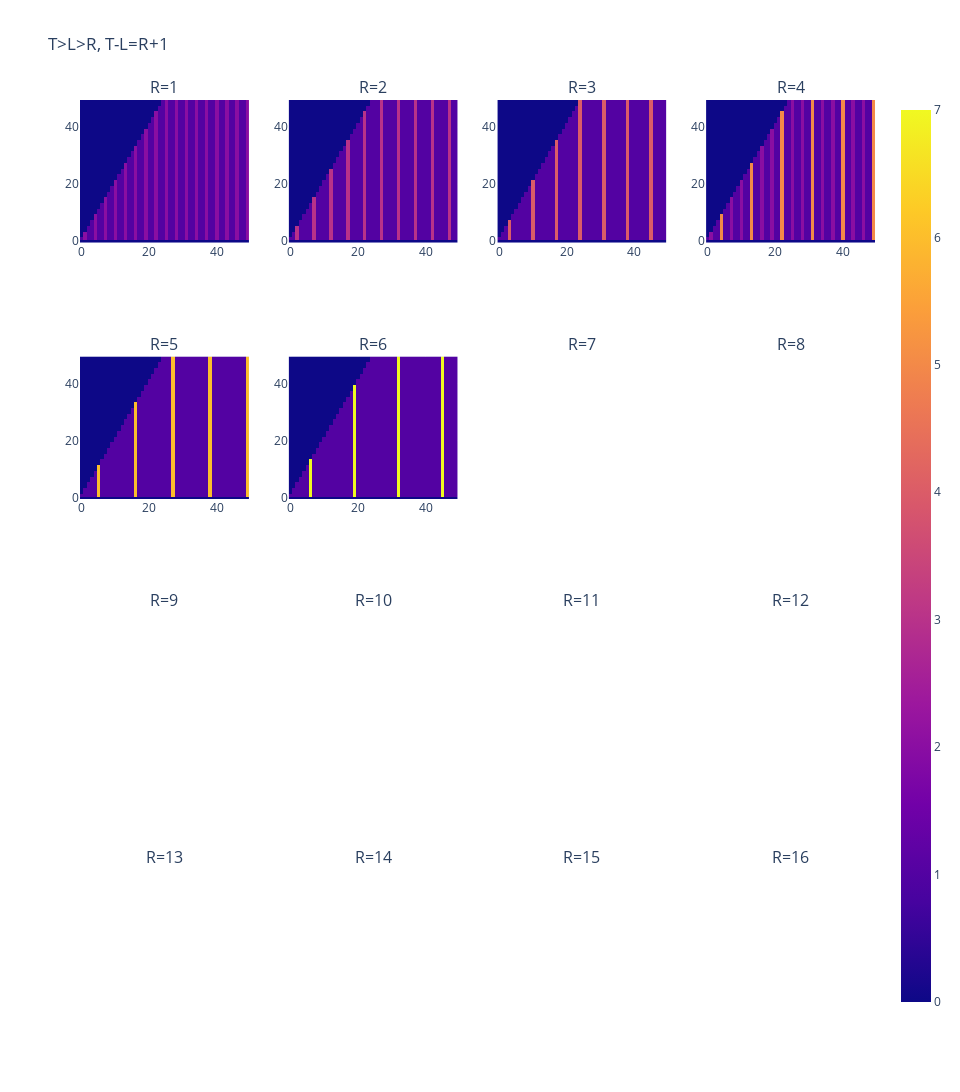

Write notebook code for a chart like this one.
### Code cell
size = 50
Row, Col = 4, 4
fig = make_subplots(
    Row, Col, subplot_titles=["R={}".format(v) for v in range(1, Row * Col + 1)]
)
# ---
for i, j in tqdm(itertools.product(range(Row), range(Col)), total=Row * Col):
    r = 1 + i * Col + j
    try:
        df = pd.read_csv(f"data/T-L={r+1}_R={r}_100x100.csv")
        mat = df.values[:size,:size]
        fig.append_trace(px.imshow(mat).data[0], i + 1, j + 1)
    except: pass
# ---
fig.update_layout(height=320 * Row, width=240 * Col, title="T>L>R, T-L=R+1")
fig.show()

### Figure 1 — Plotly figure (JSON) as saved in the notebook; plotly's stock layout.template omitted (floating-point values rounded to 4 significant figures; data arrays with more than 128 entries replaced by an {"elided": "..."} marker saying what was removed)
{"data": [{"coloraxis": "coloraxis", "hovertemplate": "x: %{x}<br>y: %{y}<br>color: %{z}<extra></extra>", "name": "0", "type": "heatmap", "xaxis": "x", "yaxis": "y", "z": {"elided": "50x50 int values"}}, {"coloraxis": "coloraxis", "hovertemplate": "x: %{x}<br>y: %{y}<br>color: %{z}<extra></extra>", "name": "0", "type": "heatmap", "xaxis": "x2", "yaxis": "y2", "z": {"elided": "50x50 int values"}}, {"coloraxis": "coloraxis", "hovertemplate": "x: %{x}<br>y: %{y}<br>color: %{z}<extra></extra>", "name": "0", "type": "heatmap", "xaxis": "x3", "yaxis": "y3", "z": {"elided": "50x50 int values"}}, {"coloraxis": "coloraxis", "hovertemplate": "x: %{x}<br>y: %{y}<br>color: %{z}<extra></extra>", "name": "0", "type": "heatmap", "xaxis": "x4", "yaxis": "y4", "z": {"elided": "50x50 int values"}}, {"coloraxis": "coloraxis", "hovertemplate": "x: %{x}<br>y: %{y}<br>color: %{z}<extra></extra>", "name": "0", "type": "heatmap", "xaxis": "x5", "yaxis": "y5", "z": {"elided": "50x50 int values"}}, {"coloraxis": "coloraxis", "hovertemplate": "x: %{x}<br>y: %{y}<br>color: %{z}<extra></extra>", "name": "0", "type": "heatmap", "xaxis": "x6", "yaxis": "y6", "z": {"elided": "50x50 int values"}}], "layout": {"annotations": [{"font": {"size": 16}, "showarrow": false, "text": "R=1", "x": 0.1062, "xanchor": "center", "xref": "paper", "y": 1, "yanchor": "bottom", "yref": "paper"}, {"font": {"size": 16}, "showarrow": false, "text": "R=2", "x": 0.3688, "xanchor": "center", "xref": "paper", "y": 1, "yanchor": "bottom", "yref": "paper"}, {"font": {"size": 16}, "showarrow": false, "text": "R=3", "x": 0.6313, "xanchor": "center", "xref": "paper", "y": 1, "yanchor": "bottom", "yref": "paper"}, {"font": {"size": 16}, "showarrow": false, "text": "R=4", "x": 0.8938, "xanchor": "center", "xref": "paper", "y": 1, "yanchor": "bottom", "yref": "paper"}, {"font": {"size": 16}, "showarrow": false, "text": "R=5", "x": 0.1062, "xanchor": "center", "xref": "paper", "y": 0.7188, "yanchor": "bottom", "yref": "paper"}, {"font": {"size": 16}, "showarrow": false, "text": "R=6", "x": 0.3688, "xanchor": "center", "xref": "paper", "y": 0.7188, "yanchor": "bottom", "yref": "paper"}, {"font": {"size": 16}, "showarrow": false, "text": "R=7", "x": 0.6313, "xanchor": "center", "xref": "paper", "y": 0.7188, "yanchor": "bottom", "yref": "paper"}, {"font": {"size": 16}, "showarrow": false, "text": "R=8", "x": 0.8938, "xanchor": "center", "xref": "paper", "y": 0.7188, "yanchor": "bottom", "yref": "paper"}, {"font": {"size": 16}, "showarrow": false, "text": "R=9", "x": 0.1062, "xanchor": "center", "xref": "paper", "y": 0.4375, "yanchor": "bottom", "yref": "paper"}, {"font": {"size": 16}, "showarrow": false, "text": "R=10", "x": 0.3688, "xanchor": "center", "xref": "paper", "y": 0.4375, "yanchor": "bottom", "yref": "paper"}, {"font": {"size": 16}, "showarrow": false, "text": "R=11", "x": 0.6313, "xanchor": "center", "xref": "paper", "y": 0.4375, "yanchor": "bottom", "yref": "paper"}, {"font": {"size": 16}, "showarrow": false, "text": "R=12", "x": 0.8938, "xanchor": "center", "xref": "paper", "y": 0.4375, "yanchor": "bottom", "yref": "paper"}, {"font": {"size": 16}, "showarrow": false, "text": "R=13", "x": 0.1062, "xanchor": "center", "xref": "paper", "y": 0.1562, "yanchor": "bottom", "yref": "paper"}, {"font": {"size": 16}, "showarrow": false, "text": "R=14", "x": 0.3688, "xanchor": "center", "xref": "paper", "y": 0.1562, "yanchor": "bottom", "yref": "paper"}, {"font": {"size": 16}, "showarrow": false, "text": "R=15", "x": 0.6313, "xanchor": "center", "xref": "paper", "y": 0.1562, "yanchor": "bottom", "yref": "paper"}, {"font": {"size": 16}, "showarrow": false, "text": "R=16", "x": 0.8938, "xanchor": "center", "xref": "paper", "y": 0.1562, "yanchor": "bottom", "yref": "paper"}], "height": 1280, "title": {"text": "T>L>R, T-L=R+1"}, "width": 960, "xaxis": {"anchor": "y", "autorange": true, "domain": [0, 0.2125], "range": [-0.5, 49.5]}, "xaxis10": {"anchor": "y10", "domain": [0.2625, 0.475]}, "xaxis11": {"anchor": "y11", "domain": [0.525, 0.7375]}, "xaxis12": {"anchor": "y12", "domain": [0.7875, 1]}, "xaxis13": {"anchor": "y13", "domain": [0, 0.2125]}, "xaxis14": {"anchor": "y14", "domain": [0.2625, 0.475]}, "xaxis15": {"anchor": "y15", "domain": [0.525, 0.7375]}, "xaxis16": {"anchor": "y16", "domain": [0.7875, 1]}, "xaxis2": {"anchor": "y2", "autorange": true, "domain": [0.2625, 0.475], "range": [-0.5, 49.5]}, "xaxis3": {"anchor": "y3", "autorange": true, "domain": [0.525, 0.7375], "range": [-0.5, 49.5]}, "xaxis4": {"anchor": "y4", "autorange": true, "domain": [0.7875, 1], "range": [-0.5, 49.5]}, "xaxis5": {"anchor": "y5", "autorange": true, "domain": [0, 0.2125], "range": [-0.5, 49.5]}, "xaxis6": {"anchor": "y6", "autorange": true, "domain": [0.2625, 0.475], "range": [-0.5, 49.5]}, "xaxis7": {"anchor": "y7", "domain": [0.525, 0.7375]}, "xaxis8": {"anchor": "y8", "domain": [0.7875, 1]}, "xaxis9": {"anchor": "y9", "domain": [0, 0.2125]}, "yaxis": {"anchor": "x", "autorange": true, "domain": [0.8438, 1], "range": [-0.5, 49.5]}, "yaxis10": {"anchor": "x10", "domain": [0.2812, 0.4375]}, "yaxis11": {"anchor": "x11", "domain": [0.2812, 0.4375]}, "yaxis12": {"anchor": "x12", "domain": [0.2812, 0.4375]}, "yaxis13": {"anchor": "x13", "domain": [0, 0.1562]}, "yaxis14": {"anchor": "x14", "domain": [0, 0.1562]}, "yaxis15": {"anchor": "x15", "domain": [0, 0.1562]}, "yaxis16": {"anchor": "x16", "domain": [0, 0.1562]}, "yaxis2": {"anchor": "x2", "autorange": true, "domain": [0.8438, 1], "range": [-0.5, 49.5]}, "yaxis3": {"anchor": "x3", "autorange": true, "domain": [0.8438, 1], "range": [-0.5, 49.5]}, "yaxis4": {"anchor": "x4", "autorange": true, "domain": [0.8438, 1], "range": [-0.5, 49.5]}, "yaxis5": {"anchor": "x5", "autorange": true, "domain": [0.5625, 0.7188], "range": [-0.5, 49.5]}, "yaxis6": {"anchor": "x6", "autorange": true, "domain": [0.5625, 0.7188], "range": [-0.5, 49.5]}, "yaxis7": {"anchor": "x7", "domain": [0.5625, 0.7188]}, "yaxis8": {"anchor": "x8", "domain": [0.5625, 0.7188]}, "yaxis9": {"anchor": "x9", "domain": [0.2812, 0.4375]}}}
